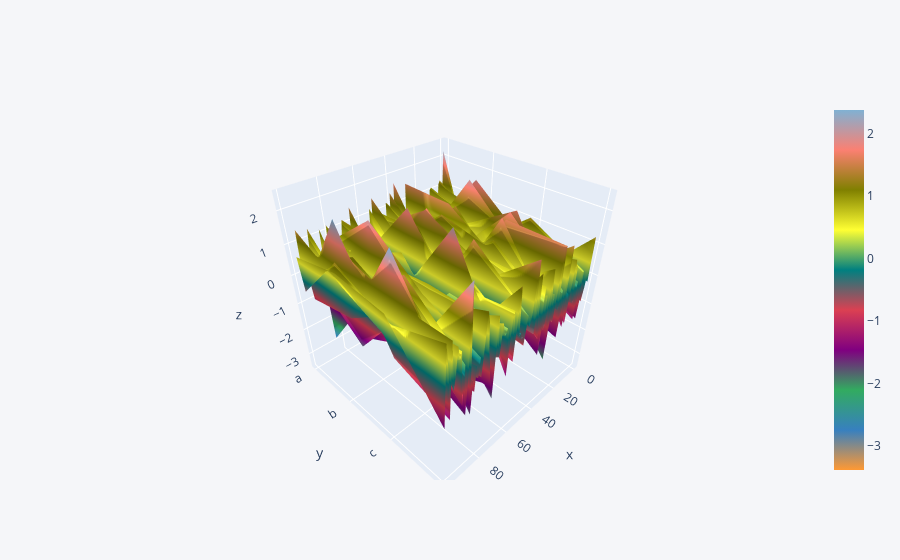

Source (notebook cell):
### Code cell
df.iplot(kind='surface')

### Figure 1 — Plotly figure (JSON) as saved in the notebook; plotly's stock layout.template omitted (floating-point values rounded to 4 significant figures; data arrays with more than 128 entries replaced by an {"elided": "..."} marker saying what was removed)
{"data": [{"colorscale": [[0.0, "rgb(255, 153, 51)"], [0.1111, "rgb(55, 128, 191)"], [0.2222, "rgb(50, 171, 96)"], [0.3333, "rgb(128, 0, 128)"], [0.4444, "rgb(219, 64, 82)"], [0.5556, "rgb(0, 128, 128)"], [0.6667, "rgb(255, 255, 51)"], [0.7778, "rgb(128, 128, 0)"], [0.8889, "rgb(251, 128, 114)"], [1.0, "rgb(128, 177, 211)"]], "x": [0, 1, 2, 3, 4, 5, 6, 7, 8, 9, 10, 11, 12, 13, 14, 15, 16, 17, 18, 19, 20, 21, 22, 23, 24, 25, 26, 27, 28, 29, 30, 31, 32, 33, 34, 35, 36, 37, 38, 39, 40, 41, 42, 43, 44, 45, 46, 47, 48, 49, 50, 51, 52, 53, 54, 55, 56, 57, 58, 59, 60, 61, 62, 63, 64, 65, 66, 67, 68, 69, 70, 71, 72, 73, 74, 75, 76, 77, 78, 79, 80, 81, 82, 83, 84, 85, 86, 87, 88, 89, 90, 91, 92, 93, 94, 95, 96, 97, 98, 99], "y": ["a", "b", "c", "d"], "z": {"elided": "4x100 float values"}, "type": "surface"}], "layout": {"legend": {"bgcolor": "#F5F6F9", "font": {"color": "#4D5663"}}, "paper_bgcolor": "#F5F6F9", "plot_bgcolor": "#F5F6F9", "title": {"font": {"color": "#4D5663"}}, "xaxis": {"gridcolor": "#E1E5ED", "showgrid": true, "tickfont": {"color": "#4D5663"}, "title": {"font": {"color": "#4D5663"}, "text": ""}, "zerolinecolor": "#E1E5ED"}, "yaxis": {"gridcolor": "#E1E5ED", "showgrid": true, "tickfont": {"color": "#4D5663"}, "title": {"font": {"color": "#4D5663"}, "text": ""}, "zerolinecolor": "#E1E5ED"}}}
